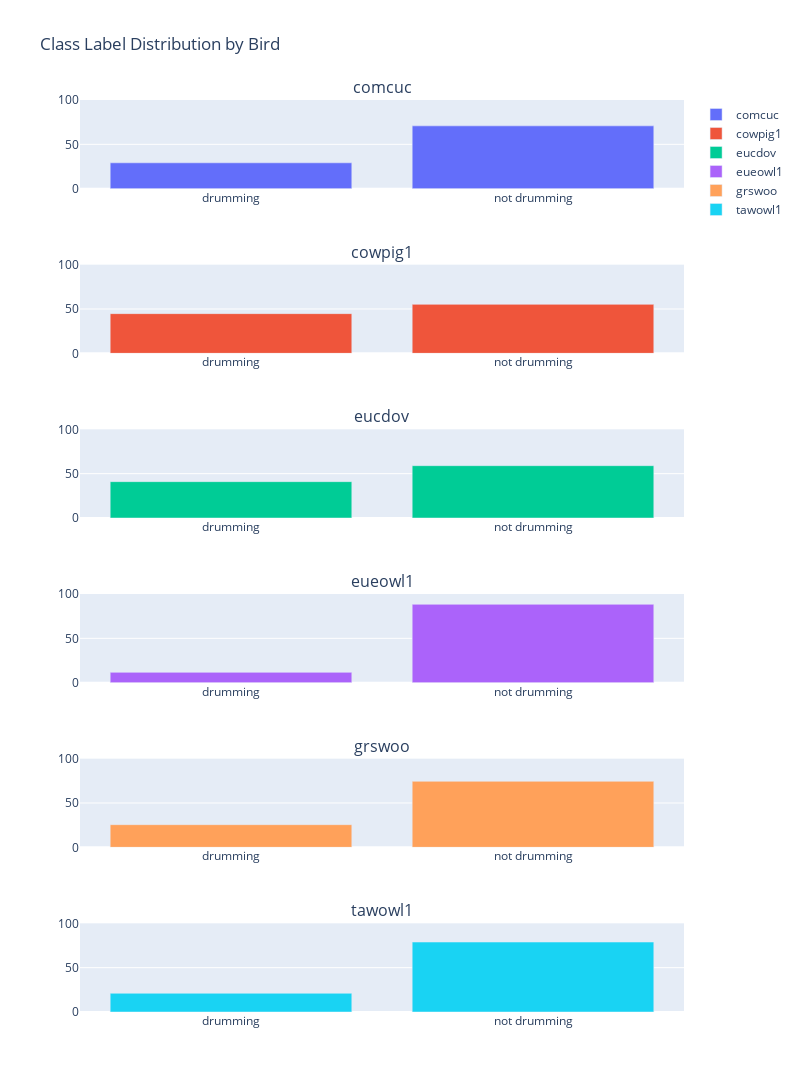

This figure's notebook cell:
### Code cell
def get_drumming_precent (file, bird):

    birds = {'comcuc': 1,
        'cowpig1': 2,
        'eucdov': 3,
        'eueowl1': 4,
        'grswoo': 5,
        'tawowl1': 6}

    label = birds.get(bird)

    # load the numpy file
    file = np.load(file)

    # select the first column with the majority voted labels
    maj_labels = file[:, 0]

    # compute the percentage where a drumming is labeled
    percentage = np.count_nonzero(maj_labels == label) / len(maj_labels) * 100

    return percentage

bird_drumming_distributions = {'comcuc': 1,
        'cowpig1': 2,
        'eucdov': 3,
        'eueowl1': 4,
        'grswoo': 5,
        'tawowl1': 6}

for bird in birds:
    percentages = []
    for file in [file for file in label_files if bird in file]:
        percentages.append(get_drumming_precent(file, bird))

    bird_drumming_distributions.update({bird: np.mean(np.asarray(percentages))})


bird_drumming_distributions

# Create the figure with subplots
fig = make_subplots(rows=len(bird_drumming_distributions), cols=1, subplot_titles=list(bird_drumming_distributions.keys()))

# Loop through each key-value pair and add a bar chart subplot
for i, (key, value) in enumerate(bird_drumming_distributions.items()):
    fig.add_trace(
        go.Bar(x=['drumming', 'not drumming'], y=[value, 100-value], name=key),
        row=i+1, col=1
    )

# Set the y-axis range of each subplot to 0-100
fig.update_yaxes(range=[0, 100])


# Set the layout of the figure
fig.update_layout(height=1200, width=800, title_text="Class Label Distribution by Bird")

# Show the figure
fig.show()

### Figure 1 — Plotly figure (JSON) as saved in the notebook; plotly's stock layout.template omitted (floating-point values rounded to 4 significant figures)
{"data": [{"name": "comcuc", "type": "bar", "x": ["drumming", "not drumming"], "xaxis": "x", "y": [29.16, 70.84], "yaxis": "y"}, {"name": "cowpig1", "type": "bar", "x": ["drumming", "not drumming"], "xaxis": "x2", "y": [44.77, 55.23], "yaxis": "y2"}, {"name": "eucdov", "type": "bar", "x": ["drumming", "not drumming"], "xaxis": "x3", "y": [40.99, 59.01], "yaxis": "y3"}, {"name": "eueowl1", "type": "bar", "x": ["drumming", "not drumming"], "xaxis": "x4", "y": [11.62, 88.38], "yaxis": "y4"}, {"name": "grswoo", "type": "bar", "x": ["drumming", "not drumming"], "xaxis": "x5", "y": [25.55, 74.44], "yaxis": "y5"}, {"name": "tawowl1", "type": "bar", "x": ["drumming", "not drumming"], "xaxis": "x6", "y": [21.11, 78.89], "yaxis": "y6"}], "layout": {"annotations": [{"font": {"size": 16}, "showarrow": false, "text": "comcuc", "x": 0.5, "xanchor": "center", "xref": "paper", "y": 1.0, "yanchor": "bottom", "yref": "paper"}, {"font": {"size": 16}, "showarrow": false, "text": "cowpig1", "x": 0.5, "xanchor": "center", "xref": "paper", "y": 0.8194, "yanchor": "bottom", "yref": "paper"}, {"font": {"size": 16}, "showarrow": false, "text": "eucdov", "x": 0.5, "xanchor": "center", "xref": "paper", "y": 0.6389, "yanchor": "bottom", "yref": "paper"}, {"font": {"size": 16}, "showarrow": false, "text": "eueowl1", "x": 0.5, "xanchor": "center", "xref": "paper", "y": 0.4583, "yanchor": "bottom", "yref": "paper"}, {"font": {"size": 16}, "showarrow": false, "text": "grswoo", "x": 0.5, "xanchor": "center", "xref": "paper", "y": 0.2778, "yanchor": "bottom", "yref": "paper"}, {"font": {"size": 16}, "showarrow": false, "text": "tawowl1", "x": 0.5, "xanchor": "center", "xref": "paper", "y": 0.09722, "yanchor": "bottom", "yref": "paper"}], "height": 1200, "title": {"text": "Class Label Distribution by Bird"}, "width": 800, "xaxis": {"anchor": "y", "domain": [0, 1]}, "xaxis2": {"anchor": "y2", "domain": [0, 1]}, "xaxis3": {"anchor": "y3", "domain": [0, 1]}, "xaxis4": {"anchor": "y4", "domain": [0, 1]}, "xaxis5": {"anchor": "y5", "domain": [0, 1]}, "xaxis6": {"anchor": "y6", "domain": [0, 1]}, "yaxis": {"anchor": "x", "domain": [0.9028, 1.0], "range": [0, 100]}, "yaxis2": {"anchor": "x2", "domain": [0.7222, 0.8194], "range": [0, 100]}, "yaxis3": {"anchor": "x3", "domain": [0.5417, 0.6389], "range": [0, 100]}, "yaxis4": {"anchor": "x4", "domain": [0.3611, 0.4583], "range": [0, 100]}, "yaxis5": {"anchor": "x5", "domain": [0.1806, 0.2778], "range": [0, 100]}, "yaxis6": {"anchor": "x6", "domain": [0, 0.09722], "range": [0, 100]}}}
